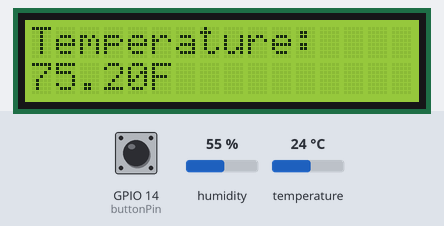
A sketch run on a simulated ESP32. On the bench: 16×2 character LCD. Inputs (shaded band) come from the test bench; at power-on: temperature 24 °C, GPIO 14 (buttonPin) HIGH, humidity 55 %. WiFi joins after 1.5 s; servers stay silent unless stated; uploads are accepted with an empty reply; what the sketch prints to the serial monitor is not drawn.

Above: at 3.2 s.
3.3 s: temperature set to 12 °C
At 5.3 s:
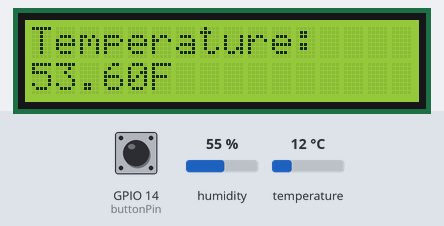
6.1 s: temperature set to 19 °C
At 8.3 s:
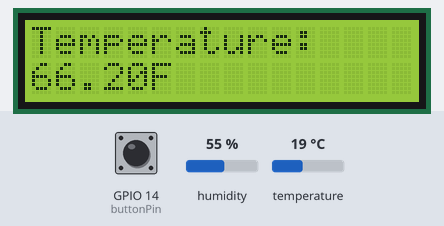
8.6 s: temperature set to 28 °C
At 10.6 s:
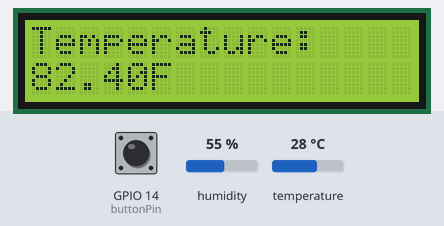
Timing chart, 0 to 12.1 s (numbered marks = the images above; inputs shaded):
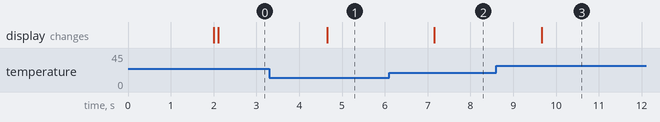

The sketch:

sw_sms_call_button_lcd.ino
```cpp
#include <DHT.h>
#include <WiFi.h>
#include <HTTPClient.h>
#include <sstream>
#include <Wire.h>
#include <hd44780.h>
#include <hd44780ioClass/hd44780_I2Cexp.h>

const char * ssid = "cluecon2023";
const char * password = "cluecon.com";

const char * account_sid = "fd222264-0000-9999-6666-0545aaa90b65"; //Replace with your Signalwire space account sid
const char * plus = "%2B";
const char * tooo = "17244445555"; //Replace with the number you send sms to
const char * from = "14125551234"; //Replace with the number from your Signalwire space
const char * sw_token = "PT123"; //Replace with your Signalwire space API Token
const char * uurl = "https://len.signalwire.com/laml-bins/bfccee39-219b-4c28-9659-31900d4da3b9"; //LAML Bin URL
const char * sms_url = "https://example.signalwire.com/api/laml/2010-04-01/Accounts/{account_sid}/Messages.json"; //Replace with your Signalwire space SMS URL
const char * call_url = "https://example.signalwire.com/api/laml/2010-04-01/Accounts/{account_sid}/Calls.json"; //Replace with your Signalwire space call URL

const int buttonPin = 14; // the pin number for the button
int buttonPushCounter = 0;  // counter for the number of button presses
int buttonState = 0;        // current state of the button
int lastButtonState = 0;    // previous state of the button
float temperatureF; // Global variable to store temperature in Fahrenheit

hd44780_I2Cexp lcd; // Create an instance of the LCD class

#define DHTPIN 21 // Replace with the actual pin number connected to the DHT11 sensor
#define DHTTYPE DHT11

DHT dht(DHTPIN, DHTTYPE);

bool sendSMS(const char* body) {
  float temperatureC = dht.readTemperature(); // Read temperature from DHT11 sensor in Celsius
  float temperatureF = temperatureC * 1.8 + 32.0; // Convert temperature to Fahrenheit

  std::stringstream url;
  url << sms_url;

  std::stringstream urlEncodedBody;
  urlEncodedBody << "account_sid=" << account_sid << "&To=" << plus << "" << tooo << "&From=" << plus << "" << from << "&Body=" << body << " Current temperature: " << temperatureF << "F";

  Serial.print("\nURL: ");
  Serial.println(url.str().c_str());
  Serial.print("Encoded body: ");
  Serial.println(urlEncodedBody.str().c_str());

  HTTPClient http;

  http.begin(url.str().c_str());
  http.addHeader("Content-Type", "application/x-www-form-urlencoded");
  http.setAuthorization(account_sid, sw_token);

  int httpCode = http.POST(urlEncodedBody.str().c_str());

  if (httpCode > 0) {
    String payload = http.getString();

    Serial.print("\nHTTP code: ");
    Serial.println(httpCode);

    Serial.print("\nResponse: ");
    Serial.println(payload);
  } else {
    Serial.println("Error on HTTP request:");
    Serial.println(httpCode);
  }

  http.end();

  return httpCode == 201;
}

bool makeCall(const char* body) {
  float temperatureC = dht.readTemperature(); // Read temperature from DHT11 sensor in Celsius
  float temperatureF = temperatureC * 1.8 + 32.0; // Convert temperature to Fahrenheit

  std::stringstream url;
  url << call_url;

  std::stringstream urlEncodedBody;
  urlEncodedBody << "account_sid=" << account_sid << "&From=" << plus << "" << from << "&To=" << plus << "" << tooo << "&Url=" << body;

  Serial.print("\nURL: ");
  Serial.println(url.str().c_str());
  Serial.print("Encoded body: ");
  Serial.println(urlEncodedBody.str().c_str());

  HTTPClient http;

  http.begin(url.str().c_str());
  http.addHeader("Content-Type", "application/x-www-form-urlencoded");
  http.setAuthorization(account_sid, sw_token);

  int httpCode = http.POST(urlEncodedBody.str().c_str());

  if (httpCode > 0) {
    String payload = http.getString();

    Serial.print("\nHTTP code: ");
    Serial.println(httpCode);

    Serial.print("\nResponse: ");
    Serial.println(payload);
  } else {
    Serial.println("Error on HTTP request:");
    Serial.println(httpCode);
  }

  http.end();

  return httpCode == 201;
}

void setup() {
  pinMode(buttonPin, INPUT);
  Serial.begin(115200);

  WiFi.begin(ssid, password);

  while (WiFi.status() != WL_CONNECTED) {
    delay(1000);
    Serial.println("Connecting to WiFi..");
  }

  Serial.println("Connected to the WiFi network");

  dht.begin(); // Initialize the DHT11 sensor
  lcd.begin(16, 2);  // Initialize the LCD

}

void loop() {
  float temperatureC = dht.readTemperature(); // Read temperature from DHT11 sensor in Celsius
  float temperatureF = temperatureC * 1.8 + 32.0; // Convert temperature to Fahrenheit

  lcd.backlight();   // Turn on the backlight
  lcd.setCursor(0, 0);
  lcd.print("Temperature: ");   // Print "Hello," on the first line
  lcd.setCursor(0, 1);
  lcd.print(temperatureF); // Print the temperature value on the second line
  lcd.print("F");

  buttonState = digitalRead(buttonPin);

  if (buttonState == lastButtonState) {
    if (buttonState == HIGH) {
      buttonPushCounter++;
      Serial.println("on");
      Serial.print("number of button pushes: ");
      Serial.println(buttonPushCounter);
 //     bool smsResult = sendSMS("Button pushed on ESP32. Thank you for choosing https://signalwire.com"); //uncomment to send sms
      bool callResult = makeCall("https://len.signalwire.com/laml-bins/bfccee39-219b-4c28-9659-31900d4da3b9"); // Example LAML Bin URL for makeCall

      delay(1000);
    } else {
      delay(500);
    }
  }

  lastButtonState = buttonState;

}
```

Measured:
- after the input at 3.3 s, the display: changes after 1.4 s (image 1)
- after the input at 6.1 s, the display: changes after 1.1 s (image 2)
- after the input at 8.6 s, the display: changes after 1.1 s (image 3)
